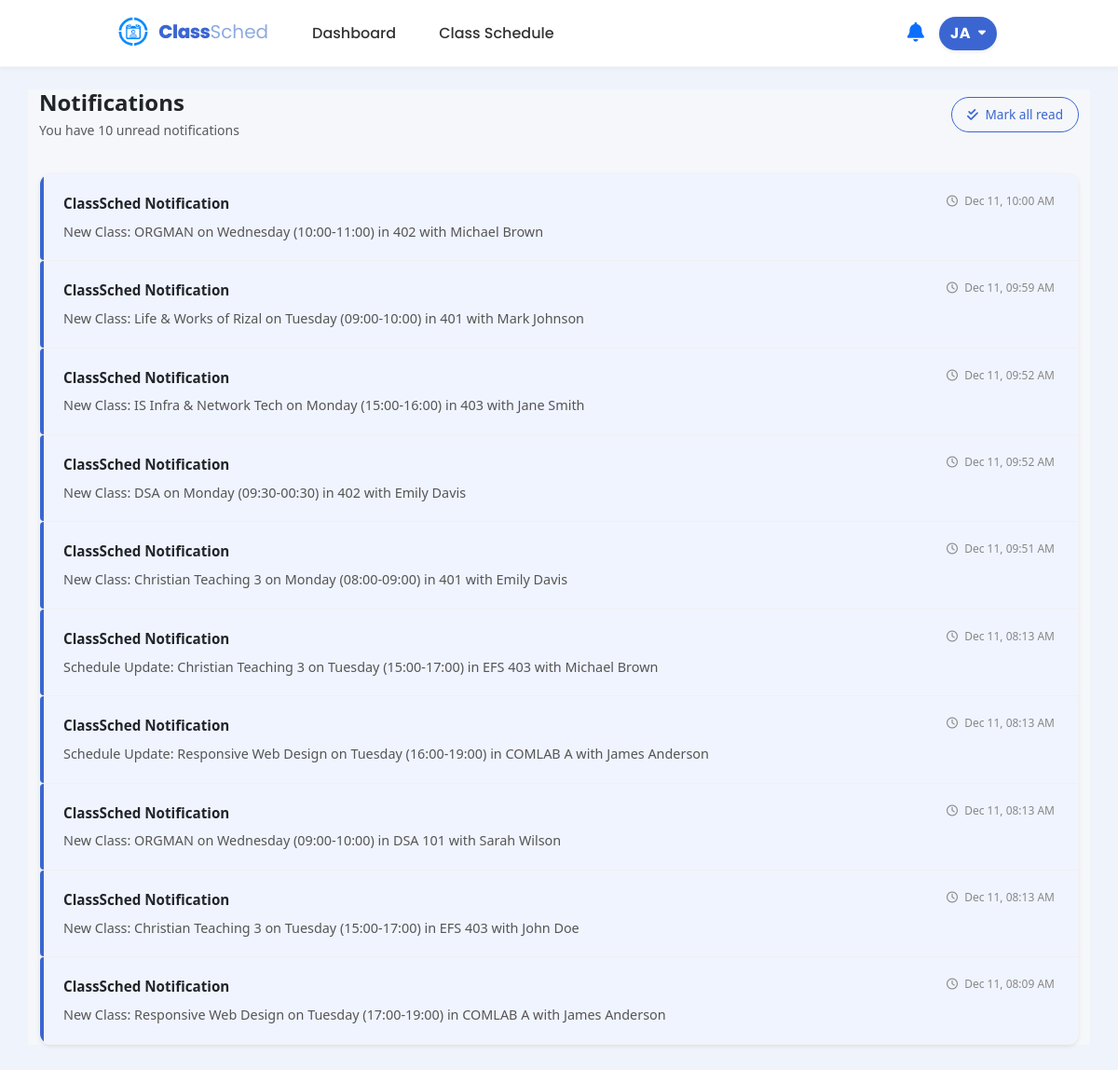
Before: /src/notif_view.php (signed in) with the older database file.
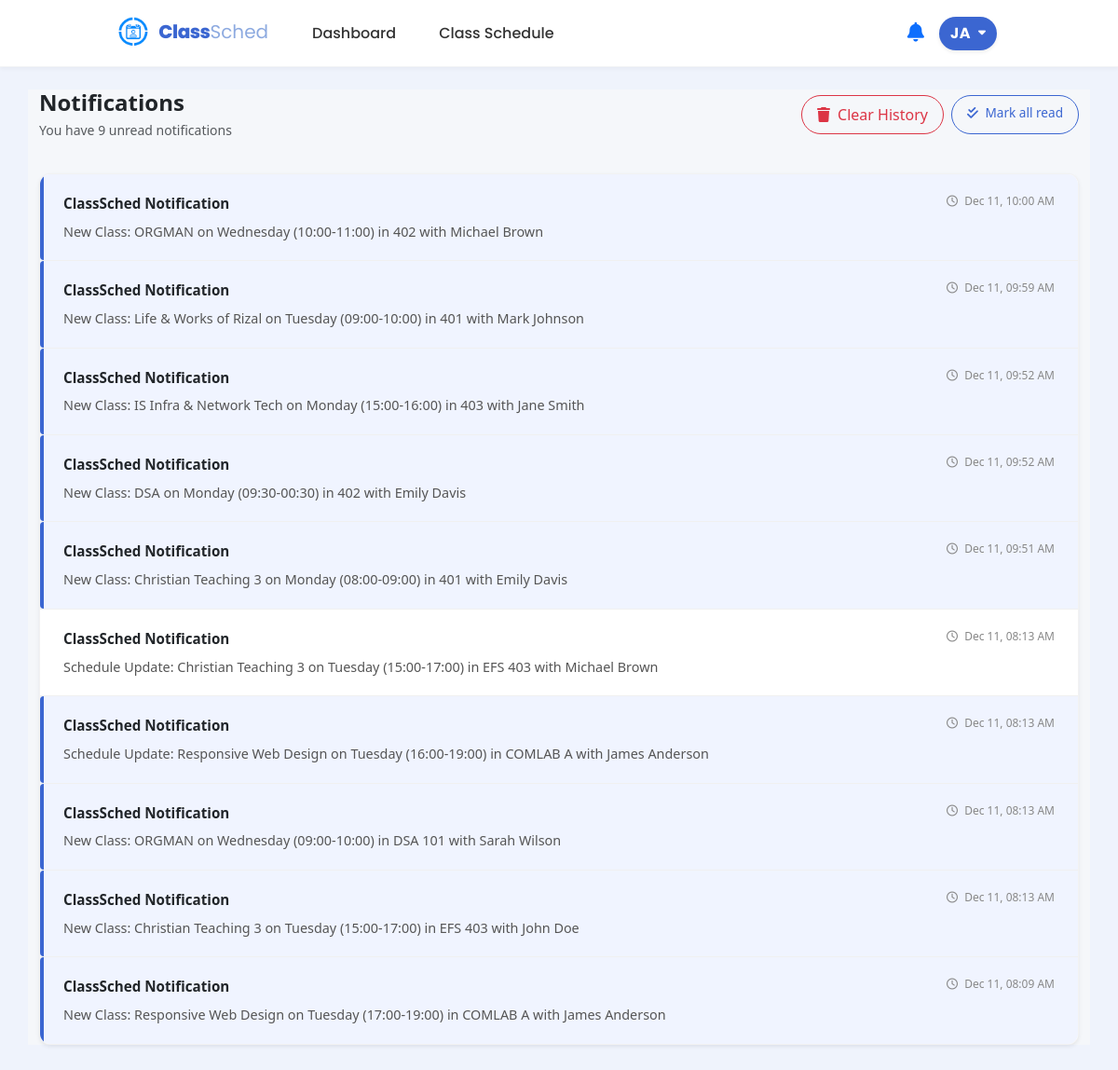
After: the same page with the newer database file.
### src/notification.php (called while the page is built, shortened)
<?php
function notif($role = null, $handle_actions = true) {
    $current_page = basename($_SERVER['PHP_SELF']);
    $user = $_SESSION["user"];
    $user_id = $user['id'];
    $db = get_db();
    $unread_count = 0;
    $highlight_count = 0;
    $notif_result = null;
    if ($role === 'admin') {
        $cols = $db->query("PRAGMA table_info(users)");
        $hasCol = false;
        while ($col = $cols->fetchArray(SQLITE3_ASSOC)) {
            if ($col['name'] === 'last_notification_check') {
                $hasCol = true;
                break;
            }
        }
        if (!$hasCol) {
            $db->exec("ALTER TABLE users ADD COLUMN last_notification_check DATETIME DEFAULT '1970-01-01 00:00:00'");
        }
        if ($handle_actions && $_SERVER['REQUEST_METHOD'] === 'POST' && isset($_POST['action']) && $_POST['action'] === 'clear_badge_only') {
            $stmt = $db->prepare("UPDATE users SET last_notification_check = datetime('now', 'localtime') WHERE id = :uid");
            $stmt->bindValue(':uid', $user_id, SQLITE3_INTEGER);
            $stmt->execute();
            header('Content-Type: application/json');
            echo json_encode(['status' => 'success']);
            exit;
        }
        $current_db_val = $db->querySingle("SELECT last_activity FROM admin_system_log WHERE id = 1");
        $current_time = time();
        if (!is_numeric($current_db_val) || ($current_db_val > $current_time + 60)) {
            $db->exec("UPDATE admin_system_log SET last_activity = strftime('%s', 'now') WHERE id = 1");
        }
        if ($handle_actions) {
            if (isset($_GET['action']) && $_GET['action'] === 'clear_notifications') {
                $db->exec("UPDATE notifications SET is_read = 1 WHERE is_read = 0 AND (message LIKE '%bio%' OR message LIKE '%phone%')");
                header("Location: " . $current_page);
                exit;
            }
            if (isset($_GET['action']) && $_GET['action'] === 'read_notif' && isset($_GET['id'])) {
                $notif_id = (int)$_GET['id'];
                $db->exec("UPDATE notifications SET is_read = 1 WHERE id = $notif_id");
                header("Location: admin_student_manage.php");
                exit;
            }
        }
        $last_check_row = $db->querySingle("SELECT last_notification_check FROM users WHERE id = $user_id", true);
        $last_click = ($last_check_row && $last_check_row['last_notification_check']) ? $last_check_row['last_notification_check'] : '1970-01-01 00:00:00';
        $stmt_count = $db->prepare("
            SELECT COUNT(*) FROM notifications
            WHERE is_read = 0
            AND created_at > :last_click
            AND (message LIKE '%bio%' OR message LIKE '%phone%')
        ");
        $stmt_count->bindValue(':last_click', $last_click, SQLITE3_TEXT);
        $unread_count = $stmt_count->execute()->fetchArray()[0];
        $stmt_highlight = $db->prepare("
            SELECT COUNT(*) FROM notifications
            WHERE is_read = 0
            AND (message LIKE '%bio%' OR message LIKE '%phone%')
        ");
        $highlight_count = $stmt_highlight->execute()->fetchArray()[0];
        $notif_result = $db->query("
            SELECT n.*, s.first_name, s.last_name
            FROM notifications n
            LEFT JOIN students s ON n.student_id = s.id
            WHERE (n.message LIKE '%bio%' OR n.message LIKE '%phone%')
            ORDER BY n.created_at DESC LIMIT 10
        ");
    }
    elseif ($role === 'student') {
        $student = $db->querySingle("SELECT id FROM students WHERE user_id = $user_id", true);
        if ($student) {
            $student_id = $student['id'];
            $last_check_row = $db->querySingle("SELECT last_notification_check FROM students WHERE id = $student_id", true);
            $last_click = ($last_check_row && $last_check_row['last_notification_check']) ? $last_check_row['last_notification_check'] : '1970-01-01 00:00:00';
            $stmt_count = $db->prepare("
                SELECT COUNT(*) FROM notifications
                WHERE student_id = :sid
                AND is_read = 0
                AND created_at > :last_click
                AND (message LIKE 'New Class:%' OR message LIKE 'Schedule Update:%')
            ");
            $stmt_count->bindValue(':sid', $student_id, SQLITE3_INTEGER);
            $stmt_count->bindValue(':last_click', $last_click, SQLITE3_TEXT);
            $unread_count = $stmt_count->execute()->fetchArray()[0];
            $highlight_stmt = $db->prepare("
                SELECT COUNT(*) FROM notifications
                WHERE student_id = :sid
                AND is_read = 0
                AND (message LIKE 'New Class:%' OR message LIKE 'Schedule Update:%')
            ");
            $highlight_stmt->bindValue(':sid', $student_id, SQLITE3_INTEGER);
            $highlight_count = $highlight_stmt->execute()->fetchArray()[0];
            $notif_sql = "
                SELECT * FROM notifications
                WHERE student_id = $student_id
                AND (message LIKE 'New Class:%' OR message LIKE 'Schedule Update:%')
                ORDER BY created_at DESC LIMIT 10
            ";
            $notif_result = $db->query($notif_sql);
        }
    }
    $notifications = [];
    if (isset($notif_result) && $notif_result) {
        while ($row = $notif_result->fetchArray(SQLITE3_ASSOC)) {
            $notifications[] = $row;
        }
    }
    return [
        'unread_count' => $unread_count,
        'notifications' => $notifications,
        'highlight_count' => $highlight_count
    ];
}
?>

### src/notif_view.php (the view, shortened to what the changed rows need)
<?php
require_once __DIR__ . "/notification.php";
$db = get_db();
$user_id = null;
if (isset($_SESSION['user']['id'])) {
    $user_id = $_SESSION['user']['id'];
} elseif (isset($_SESSION['user_id'])) {
    $user_id = $_SESSION['user_id'];
    $user_name = $_SESSION['user_name'] ?? 'Student';
} else {
    header("Location: index.php");
    exit();
}
$stmt_role = $db->prepare("SELECT r.name FROM users u JOIN roles r ON u.role_id = r.id WHERE u.id = :uid");
$stmt_role->bindValue(':uid', $user_id, SQLITE3_INTEGER);
$res_role = $stmt_role->execute();
$role_row = $res_role->fetchArray(SQLITE3_ASSOC);
$user_role = $role_row['name'] ?? 'student';
$notifications = [];
$unread_count = 0;
$total_count = 0;
$has_read_notifications = false;
if ($user_role === 'admin') {
    if (isset($_GET['action'])) {
        if ($_GET['action'] == 'read_notif' && isset($_GET['id'])) {
            $notif_id = (int)$_GET['id'];
            $update = $db->prepare("UPDATE notifications SET is_read = 1 WHERE id = :id");
            $update->bindValue(':id', $notif_id, SQLITE3_INTEGER);
            $update->execute();
            header("Location: notif_view.php");
            exit();
        }
        elseif ($_GET['action'] == 'clear_notifications') {
            $query = "UPDATE notifications
                      SET is_read = 1
                      WHERE (message LIKE '%bio description%' OR message LIKE '%phone number%')
                      AND is_read = 0";
            $db->exec($query);
            header("Location: notif_view.php");
            exit();
        }
        elseif ($_GET['action'] == 'clear_history') {
            $query = "DELETE FROM notifications
                      WHERE (message LIKE '%bio description%' OR message LIKE '%phone number%')
                      AND is_read = 1";
            $db->exec($query);
            header("Location: notif_view.php");
            exit();
        }
    }
    $query = "SELECT n.*, s.first_name, s.last_name, s.student_number
              FROM notifications n
              LEFT JOIN students s ON n.student_id = s.id
              WHERE n.message LIKE '%bio description%'
                 OR n.message LIKE '%phone number%'
              ORDER BY n.created_at DESC";
    $res = $db->query($query);
    while ($row = $res->fetchArray(SQLITE3_ASSOC)) {
        $studentName = trim(($row['first_name'] ?? '') . ' ' . ($row['last_name'] ?? ''));
        $row['display_name'] = empty($studentName) ? 'Unknown Student' : $studentName;
        $notifications[] = $row;
        if ($row['is_read'] == 0) {
            $unread_count++;
        }
        if ($row['is_read'] == 1) {
            $has_read_notifications = true;
        }
    }
    $total_count = $unread_count;
}
else {
    $notif_data = notif('student', true);
    $notifications = $notif_data['notifications'];
    $unread_count = 0;
    if (!empty($notifications)) {
        foreach ($notifications as &$n) {
            $n['display_name'] = $n['first_name'] ?? 'System Notification';
            if ($n['is_read'] == 0) {
                $unread_count++;
            }
            if ($n['is_read'] == 1) {
                $has_read_notifications = true;
            }
        }
        $total_count = $unread_count;
    }
}
?>
<!DOCTYPE html>
<html lang="en">
<head>
    <link href="https://cdn.jsdelivr.net/npm/bootstrap@5.3.3/dist/css/bootstrap.min.css" rel="stylesheet">
    <link href="https://cdnjs.cloudflare.com/ajax/libs/font-awesome/6.0.0/css/all.min.css" rel="stylesheet">
    <link rel="stylesheet" href="../styles/student_dashboard.css">
    <link rel="stylesheet" href="../styles/student.css">
    <link rel="stylesheet" href="../styles/notification.css">
    <link rel="stylesheet" href="../styles/notif_view.css">
</head>
<body>
    <?php require_once __DIR__ . "/student_nav.php"; ?>
    <div class="container mt-4 mb-5">
        <div class="page-header d-flex flex-wrap justify-content-between align-items-center gap-3">
            <div>
                <h4 class="mb-1 fw-bold text-dark">
                    Notifications
                </h4>
                <p class="mb-0 text-muted small">
                    You have <?php echo $total_count; ?> unread notification<?php echo $total_count !== 1 ? 's' : ''; ?>
                </p>
            </div>
            <div class="d-flex gap-2">
                <?php if ($has_read_notifications): ?>
                    <a href="?action=clear_history"
                       class="btn btn-outline-danger rounded-pill px-3 py-2"
                       onclick="return confirm('Are you sure you want to delete all read notifications? This cannot be undone.');">
                        <i class="fa-solid fa-trash me-1"></i> Clear History
                    </a>
                <?php endif; ?>
                <?php if ($total_count > 0): ?>
                    <a href="?action=clear_notifications" class="btn mark-all-btn rounded-pill px-3 py-2">
                        <i class="fa-solid fa-check-double me-1"></i> Mark all read
                    </a>
                <?php endif; ?>
            </div>
        </div>
    </div>
</body>
</html>

Changed rows visible on the page:
changed notifications (number 6 of 10 on the later page): is_read 0 → 1 (drawn)
Other visible differences:
$total_count: "10" → "9"
text now shown: "Clear History"
